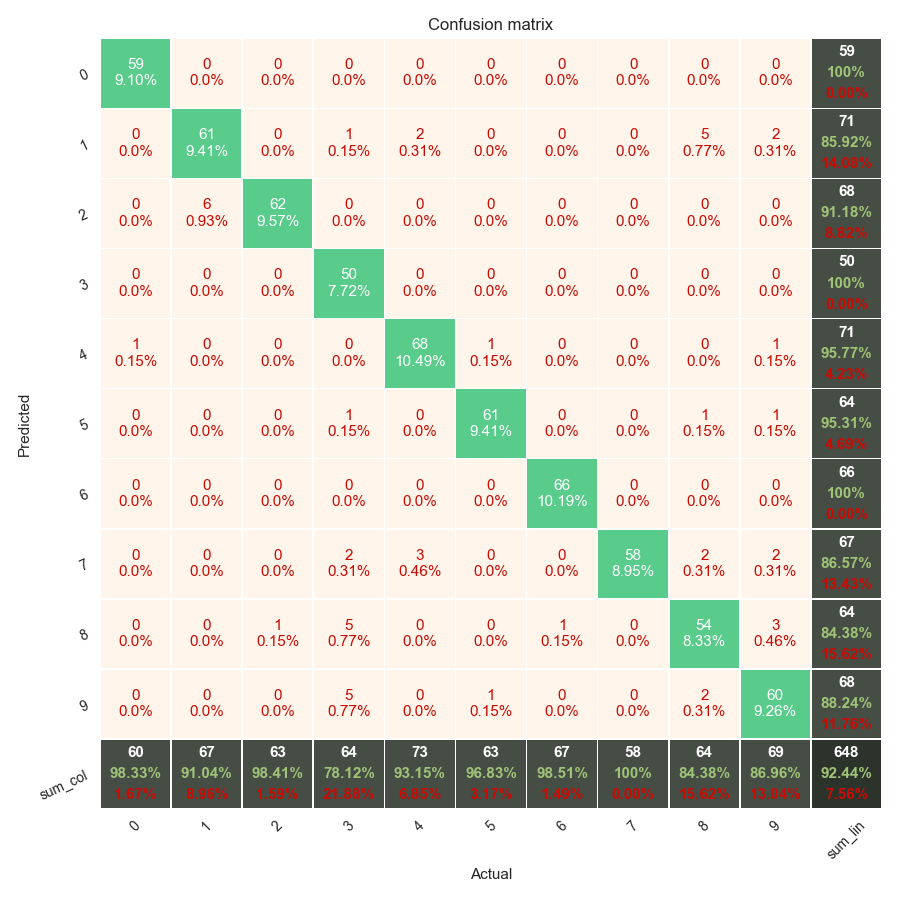

The Python source for this figure:
# -*- coding: utf-8 -*-
"""
plot a pretty confusion matrix with seaborn
Created on Mon Jun 25 14:17:37 2018
@author: Wagner Cipriano - wagnerbhbr - gmail - CEFETMG / MMC
REFerences:
  https://www.mathworks.com/help/nnet/ref/plotconfusion.html
  https://stackoverflow.com/questions/28200786/how-to-plot-scikit-learn-classification-report
  https://stackoverflow.com/questions/5821125/how-to-plot-confusion-matrix-with-string-axis-rather-than-integer-in-python
  https://www.programcreek.com/python/example/96197/seaborn.heatmap
  https://stackoverflow.com/questions/19233771/sklearn-plot-confusion-matrix-with-labels/31720054
  http://scikit-learn.org/stable/auto_examples/model_selection/plot_confusion_matrix.html#sphx-glr-auto-examples-model-selection-plot-confusion-matrix-py
"""

# imports
from pandas import DataFrame
import numpy as np
import matplotlib.pyplot as plt
import matplotlib.font_manager as fm
from matplotlib.collections import QuadMesh
import seaborn as sn


def get_new_fig(fn, figsize=[9, 9]):
    """ Init graphics """
    fig1 = plt.figure(fn, figsize)
    ax1 = fig1.gca()  # Get Current Axis
    ax1.cla()  # clear existing plot
    return fig1, ax1


#

def configcell_text_and_colors(array_df, lin, col, oText, facecolors, posi, fz, fmt, show_null_values=0):
    """
      config cell text and colors
      and return text elements to add and to dell
      @TODO: use fmt
    """
    text_add = [];
    text_del = [];
    cell_val = array_df[lin][col]
    tot_all = array_df[-1][-1]
    per = (float(cell_val) / tot_all) * 100
    curr_column = array_df[:, col]
    ccl = len(curr_column)

    # last line  and/or last column
    if (col == (ccl - 1)) or (lin == (ccl - 1)):
        # tots and percents
        if (cell_val != 0):
            if (col == ccl - 1) and (lin == ccl - 1):
                tot_rig = 0
                for i in range(array_df.shape[0] - 1):
                    tot_rig += array_df[i][i]
                per_ok = (float(tot_rig) / cell_val) * 100
            elif (col == ccl - 1):
                tot_rig = array_df[lin][lin]
                per_ok = (float(tot_rig) / cell_val) * 100
            elif (lin == ccl - 1):
                tot_rig = array_df[col][col]
                per_ok = (float(tot_rig) / cell_val) * 100
            per_err = 100 - per_ok
        else:
            per_ok = per_err = 0

        per_ok_s = ['%.2f%%' % (per_ok), '100%'][per_ok == 100]

        # text to DEL
        text_del.append(oText)

        # text to ADD
        font_prop = fm.FontProperties(weight='bold', size=fz)
        text_kwargs = dict(color='w', ha="center", va="center", gid='sum', fontproperties=font_prop)
        lis_txt = ['%d' % (cell_val), per_ok_s, '%.2f%%' % (per_err)]
        lis_kwa = [text_kwargs]
        dic = text_kwargs.copy();
        dic['color'] = 'g';
        lis_kwa.append(dic);
        dic = text_kwargs.copy();
        dic['color'] = 'r';
        lis_kwa.append(dic);
        lis_pos = [(oText._x, oText._y - 0.3), (oText._x, oText._y), (oText._x, oText._y + 0.3)]
        for i in range(len(lis_txt)):
            newText = dict(x=lis_pos[i][0], y=lis_pos[i][1], text=lis_txt[i], kw=lis_kwa[i])
            # print 'lin: %s, col: %s, newText: %s' %(lin, col, newText)
            text_add.append(newText)
        # print '\n'

        # set background color for sum cells (last line and last column)
        carr = [0.27, 0.30, 0.27, 1.0]
        if (col == ccl - 1) and (lin == ccl - 1):
            carr = [0.17, 0.20, 0.17, 1.0]
        facecolors[posi] = carr

    else:
        if (per > 0):
            txt = '%s\n%.2f%%' % (cell_val, per)
        else:
            if (show_null_values == 0):
                txt = ''
            elif (show_null_values == 1):
                txt = '0'
            else:
                txt = '0\n0.0%'
        oText.set_text(txt)

        # main diagonal
        if (col == lin):
            # set color of the textin the diagonal to white
            oText.set_color('w')
            # set background color in the diagonal to blue
            facecolors[posi] = [0.35, 0.8, 0.55, 1.0]
        else:
            oText.set_color('r')

    return text_add, text_del


#

def insert_totals(df_cm):
    """ insert total column and line (the last ones) """
    sum_col = []
    for c in df_cm.columns:
        sum_col.append(df_cm[c].sum())
    sum_lin = []
    for item_line in df_cm.iterrows():
        sum_lin.append(item_line[1].sum())
    df_cm['sum_lin'] = sum_lin
    sum_col.append(np.sum(sum_lin))
    df_cm.loc['sum_col'] = sum_col
    # print ('\ndf_cm:\n', df_cm, '\n\b\n')


#

def pretty_plot_confusion_matrix(df_cm, annot=True, cmap="Oranges", fmt='.2f', fz=11,
                                 lw=0.5, cbar=False, figsize=[8, 8], show_null_values=0, pred_val_axis='y'):
    """
      print conf matrix with default layout (like matlab)
      params:
        df_cm          dataframe (pandas) without totals
        annot          print text in each cell
        cmap           Oranges,Oranges_r,YlGnBu,Blues,RdBu, ... see:
        fz             fontsize
        lw             linewidth
        pred_val_axis  where to show the prediction values (x or y axis)
                        'col' or 'x': show predicted values in columns (x axis) instead lines
                        'lin' or 'y': show predicted values in lines   (y axis)
    """
    if (pred_val_axis in ('col', 'x')):
        xlbl = 'Predicted'
        ylbl = 'Actual'
    else:
        xlbl = 'Actual'
        ylbl = 'Predicted'
        df_cm = df_cm.T

    # create "Total" column
    insert_totals(df_cm)

    # this is for print allways in the same window
    fig, ax1 = get_new_fig('Conf matrix default', figsize)

    # thanks for seaborn
    ax = sn.heatmap(df_cm, annot=annot, annot_kws={"size": fz}, linewidths=lw, ax=ax1,
                    cbar=cbar, cmap=cmap, linecolor='w', fmt=fmt)

    # set ticklabels rotation
    ax.set_xticklabels(ax.get_xticklabels(), rotation=45, fontsize=10)
    ax.set_yticklabels(ax.get_yticklabels(), rotation=25, fontsize=10)

    # Turn off all the ticks
    for t in ax.xaxis.get_major_ticks():
        t.tick1On = False
        t.tick2On = False
    for t in ax.yaxis.get_major_ticks():
        t.tick1On = False
        t.tick2On = False

    # face colors list
    quadmesh = ax.findobj(QuadMesh)[0]
    facecolors = quadmesh.get_facecolors()

    # iter in text elements
    array_df = np.array(df_cm.to_records(index=False).tolist())
    text_add = [];
    text_del = [];
    posi = -1  # from left to right, bottom to top.
    for t in ax.collections[0].axes.texts:  # ax.texts:
        pos = np.array(t.get_position()) - [0.5, 0.5]
        lin = int(pos[1]);
        col = int(pos[0]);
        posi += 1
        # print ('>>> pos: %s, posi: %s, val: %s, txt: %s' %(pos, posi, array_df[lin][col], t.get_text()))

        # set text
        txt_res = configcell_text_and_colors(array_df, lin, col, t, facecolors, posi, fz, fmt, show_null_values)

        text_add.extend(txt_res[0])
        text_del.extend(txt_res[1])

    # remove the old ones
    for item in text_del:
        item.remove()
    # append the new ones
    for item in text_add:
        ax.text(item['x'], item['y'], item['text'], **item['kw'])

    # titles and legends
    ax.set_title('Confusion matrix')
    ax.set_xlabel(xlbl)
    ax.set_ylabel(ylbl)
    plt.tight_layout()  # set layout slim
    # plt.show()
    plt.close()
    return fig



#

def plot_confusion_matrix_from_data(y_test, predictions, columns=None, annot=True, cmap="Oranges",
                                    fmt='.2f', fz=11, lw=0.5, cbar=False, figsize=[8, 8], show_null_values=0,
                                    pred_val_axis='lin'):
    """
        plot confusion matrix function with y_test (actual values) and predictions (predic),
        whitout a confusion matrix yet
    """
    from sklearn.metrics import confusion_matrix
    from pandas import DataFrame

    # data
    if columns is None:
        # labels axis integer:
        ##columns = range(1, len(np.unique(y_test))+1)
        # labels axis string:
        from string import ascii_uppercase
        columns = ['class %s' % (i) for i in list(ascii_uppercase)[0:len(np.unique(y_test))]]

    confm = confusion_matrix(y_test, predictions)
    cmap = 'Oranges';
    fz = 11;
    figsize = [9, 9];
    show_null_values = 2
    df_cm = DataFrame(confm, index=columns, columns=columns)
    return pretty_plot_confusion_matrix(df_cm, fz=fz, cmap=cmap, figsize=figsize, show_null_values=show_null_values,
                                 pred_val_axis=pred_val_axis)


#


#
# TEST functions
#
def _test_cm():
    # test function with confusion matrix done
    array = np.array([[13, 0, 1, 0, 2, 0],
                      [0, 50, 2, 0, 10, 0],
                      [0, 13, 16, 0, 0, 3],
                      [0, 0, 0, 13, 1, 0],
                      [0, 40, 0, 1, 15, 0],
                      [0, 0, 0, 0, 0, 20]])
    # get pandas dataframe
    df_cm = DataFrame(array, index=range(1, 7), columns=range(1, 7))
    # colormap: see this and choose your more dear
    cmap = 'PuRd'
    pretty_plot_confusion_matrix(df_cm, cmap=cmap)


#

def _test_data_class():
    """ test function with y_test (actual values) and predictions (predic) """
    # data
    y_test = np.array(
        [1, 2, 3, 4, 5, 1, 2, 3, 4, 5, 1, 2, 3, 4, 5, 1, 2, 3, 4, 5, 1, 2, 3, 4, 5, 1, 2, 3, 4, 5, 1, 2, 3, 4, 5, 1, 2,
         3, 4, 5, 1, 2, 3, 4, 5, 1, 2, 3, 4, 5, 1, 2, 3, 4, 5, 1, 2, 3, 4, 5, 1, 2, 3, 4, 5, 1, 2, 3, 4, 5, 1, 2, 3, 4,
         5, 1, 2, 3, 4, 5, 1, 2, 3, 4, 5, 1, 2, 3, 4, 5, 1, 2, 3, 4, 5, 1, 2, 3, 4, 5, 1, 2, 3, 4, 5, 1, 2, 3, 4, 5])
    predic = np.array(
        [1, 2, 4, 3, 5, 1, 2, 4, 3, 5, 1, 2, 3, 4, 4, 1, 4, 3, 4, 5, 1, 2, 4, 4, 5, 1, 2, 4, 4, 5, 1, 2, 4, 4, 5, 1, 2,
         4, 4, 5, 1, 2, 3, 3, 5, 1, 2, 3, 3, 5, 1, 2, 3, 4, 4, 1, 2, 3, 4, 1, 1, 2, 3, 4, 1, 1, 2, 3, 4, 1, 1, 2, 4, 4,
         5, 1, 2, 4, 4, 5, 1, 2, 4, 4, 5, 1, 2, 4, 4, 5, 1, 2, 3, 4, 5, 1, 2, 3, 4, 5, 1, 2, 3, 4, 5, 1, 2, 3, 4, 5])
    """
      Examples to validate output (confusion matrix plot)
        actual: 5 and prediction 1   >>  3
        actual: 2 and prediction 4   >>  1
        actual: 3 and prediction 4   >>  10
    """
    columns = []
    annot = True;
    cmap = 'Oranges';
    fmt = '.2f'
    lw = 0.5
    cbar = False
    show_null_values = 2
    pred_val_axis = 'y'
    # size::
    fz = 12;
    figsize = [9, 9];
    if (len(y_test) > 10):
        fz = 9;
        figsize = [14, 14];
    plot_confusion_matrix_from_data(y_test, predic, columns,
                                    annot, cmap, fmt, fz, lw, cbar, figsize, show_null_values, pred_val_axis)


#


#
# MAIN function
#
if (__name__ == '__main__'):
    print('__main__')
    print('_test_cm: test function with confusion matrix done\nand pause')
    _test_cm()
    plt.pause(5)
    print('_test_data_class: test function with y_test (actual values) and predictions (predic)')
    _test_data_class()
